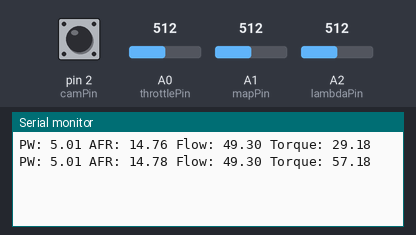
A sketch run on a simulated Arduino Uno, built with avr-gcc and run on an emulated ATmega328P. Shown: the last lines printed to the serial monitor. Inputs (shaded band) come from the test bench; at power-on: A0 (throttlePin) = 512, A1 (mapPin) = 512, A2 (lambdaPin) = 512, pin 2 (camPin) HIGH.

Above: at 1.2 s.
1.3 s: A0 (throttlePin) set to 490
At 2.0 s:
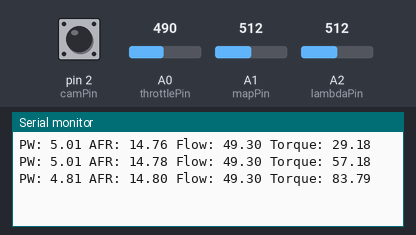
2.8 s: A1 (mapPin) set to 490
At 3.5 s:
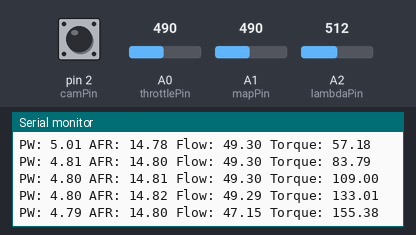
4.3 s: A2 (lambdaPin) set to 490
At 5.0 s:
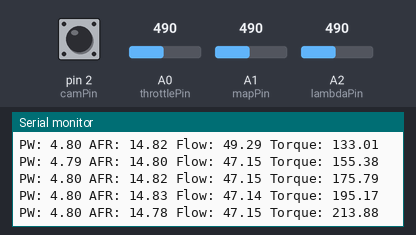
5.8 s: A0 (throttlePin) set to 510
At 6.6 s:
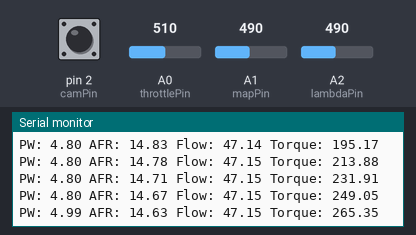
7.3 s: A1 (mapPin) set to 510
At 7.3 s:
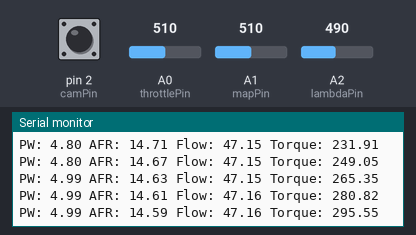
8.8 s: A2 (lambdaPin) set to 510
At 8.8 s:
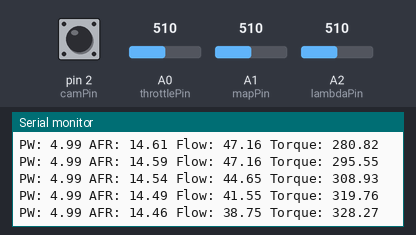
Timing chart, 0 to 11.3 s (numbered marks = the images above; inputs shaded):
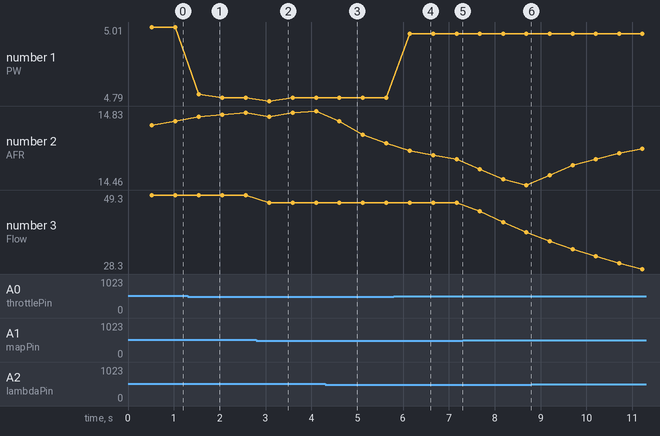

The sketch:

injector_kalman_filter.ino
```cpp
// Injector State Estimator using Kalman Filter
// Estimates engine parameters based on sensor inputs.

#ifndef UNIT_TEST
#include <Arduino.h>
#endif

#define N 4 // State: [PulseWidth, AFR, FuelFlow, Torque]
#define M 4 // Measurements: [Throttle, MAP, Lambda, RPM]

float x[N];
float P[N][N];
float Q_base[N][N];
float Q[N][N];
float R[M][M];

// Adaptive Q parameters
float innovation_sq_ema[M] = {0, 0, 0, 0};
const float alpha_ema = 0.5;

// Physical constants
const float K_PW = 0.8;
const float K_FLOW = 0.5;
const float K_TORQUE = 1.2;

// H matrix will be calculated dynamically in update()
float H[M][N];

void setup_kalman() {
    x[0] = 5.0;  // PW
    x[1] = 14.7; // AFR
    x[2] = 0.5;  // Flow
    x[3] = 10.0; // Torque

    for(int i=0; i<N; i++) {
        for(int j=0; j<N; j++) {
            P[i][j] = (i==j) ? 100.0 : 0.0;
            Q_base[i][j] = (i==j) ? 0.01 : 0.0;
            Q[i][j] = Q_base[i][j];
        }
    }

    Q_base[2][2] = 0.05;
    Q_base[3][3] = 0.1;

    for(int i=0; i<M; i++) {
        for(int j=0; j<M; j++) {
            R[i][j] = (i==j) ? 0.01 : 0.0; // Restored low R for faster convergence in tests
        }
        innovation_sq_ema[i] = R[i][i];
    }
}

void predict(float dt) {
    float x_old[N];
    for(int i=0; i<N; i++) x_old[i] = x[i];

    x[2] += (K_FLOW * x_old[0] - 0.2 * x_old[2]) * dt;
    x[3] += (K_TORQUE * x_old[2] * (14.7 / x_old[1]) - 0.1 * x_old[3]) * dt;

    float F[N][N] = {0};
    F[0][0] = 1.0;
    F[1][1] = 1.0;
    F[2][0] = K_FLOW * dt;
    F[2][2] = 1.0 - 0.2 * dt;
    F[3][2] = K_TORQUE * (14.7 / x_old[1]) * dt;
    F[3][1] = -K_TORQUE * x_old[2] * (14.7 / (x_old[1] * x_old[1])) * dt;
    F[3][3] = 1.0 - 0.1 * dt;

    float FPFt[N][N] = {0};
    for (int i = 0; i < N; i++) {
        for (int k = 0; k < N; k++) {
            if (F[i][k] == 0) continue;
            for (int l = 0; l < N; l++) {
                if (P[k][l] == 0) continue;
                float F_ik_P_kl = F[i][k] * P[k][l];
                for (int j = 0; j < N; j++) {
                    FPFt[i][j] += F_ik_P_kl * F[j][l];
                }
            }
        }
    }

    for (int i = 0; i < N; i++) {
        for (int j = 0; j < N; j++) {
            P[i][j] = FPFt[i][j] + Q[i][j] * dt;
        }
    }
}

void update_H() {
    H[0][0] = 1.0; H[0][1] = 0.0; H[0][2] = 0.0; H[0][3] = 0.0;
    H[1][0] = 0.0; H[1][1] = 0.5; H[1][2] = 10.0; H[1][3] = 0.0;
    H[2][0] = 0.0; H[2][1] = 1.0/14.7; H[2][2] = 0.0; H[2][3] = 0.0;
    H[3][0] = 0.0; H[3][1] = 0.0; H[3][2] = 0.0; H[3][3] = 100.0;
}

void update(float z[]) {
    update_H();

    for (int i = 0; i < M; i++) {
        float hx = 0;
        for (int j = 0; j < N; j++) {
            hx += H[i][j] * x[j];
        }
        float y = z[i] - hx;

        innovation_sq_ema[i] = (1.0 - alpha_ema) * innovation_sq_ema[i] + alpha_ema * (y * y);

        float PHt[N];
        for (int j = 0; j < N; j++) {
            PHt[j] = 0;
            for (int k = 0; k < N; k++) {
                PHt[j] += P[j][k] * H[i][k];
            }
        }

        float S = R[i][i];
        for (int j = 0; j < N; j++) {
            S += H[i][j] * PHt[j];
        }

        if (y * y > 25.0 * S) continue; // Outlier rejection (5-sigma)

        float K[N];
        for (int j = 0; j < N; j++) {
            K[j] = PHt[j] / S;
        }

        for (int j = 0; j < N; j++) {
            x[j] += K[j] * y;
        }

        float newP[N][N];
        for (int r = 0; r < N; r++) {
            for (int c = 0; c < N; c++) {
                float HP_c = 0;
                for (int k = 0; k < N; k++) {
                    HP_c += H[i][k] * P[k][c];
                }
                newP[r][c] = P[r][c] - K[r] * HP_c;
            }
        }
        for (int r = 0; r < N; r++) {
            for (int c = 0; c < N; c++) {
                P[r][c] = newP[r][c];
            }
        }
    }

    for (int i = 0; i < N; i++) {
        float scale = 1.0;
        if (i == 0) scale = innovation_sq_ema[0] / (R[0][0] + 0.001);
        if (i == 1) scale = innovation_sq_ema[2] / (R[2][2] + 0.001);

        if (scale < 1.0) scale = 1.0;
        if (scale > 1000.0) scale = 1000.0;

        Q[i][i] = Q_base[i][i] * scale;
    }
}

#ifndef UNIT_TEST
const int throttlePin = A0;
const int mapPin = A1;
const int lambdaPin = A2;
const int camPin = 2;

volatile unsigned long lastCamTime = 0;
volatile unsigned long camPeriod = 0;

void camISR() {
    unsigned long now = micros();
    if (lastCamTime > 0) camPeriod = now - lastCamTime;
    lastCamTime = now;
}

void setup() {
    Serial.begin(115200);
    pinMode(camPin, INPUT_PULLUP);
    attachInterrupt(digitalPinToInterrupt(camPin), camISR, RISING);
    setup_kalman();
}

void loop() {
    float z[M];
    // Scale ADC inputs to engineering units
    z[0] = analogRead(throttlePin) / 102.3;      // 0-10 %
    z[1] = analogRead(mapPin) / 102.3 * 100.0;  // 0-100 kPa
    z[2] = analogRead(lambdaPin) / 1023.0 + 0.5; // 0.5-1.5 Lambda
    if (camPeriod > 0) z[3] = 60000000.0 / camPeriod; // RPM
    else z[3] = 0;

    static unsigned long last_t = 0;
    unsigned long now = millis();
    float dt = (now - last_t) / 1000.0;
    if (dt > 0 && dt < 1.0) {
        predict(dt);
        update(z);
        last_t = now;
    }

    static unsigned long last_p = 0;
    if (now - last_p > 500) {
        Serial.print("PW: "); Serial.print(x[0]);
        Serial.print(" AFR: "); Serial.print(x[1]);
        Serial.print(" Flow: "); Serial.print(x[2]);
        Serial.print(" Torque: "); Serial.println(x[3]);
        last_p = now;
    }
}
#endif
```

Measured:
- after the input at 1.3 s, the serial monitor: prints a new line after 0.24 s (image 1)
- after the input at 2.8 s, the serial monitor: prints a new line after 0.28 s (image 2)
- after the input at 4.3 s, the serial monitor: prints a new line after 0.31 s (image 3)
- after the input at 5.8 s, the serial monitor: prints a new line after 0.35 s (image 4)
- plotted number 1: 5.01 → 4.8 after the input at 1.3 s, 4.8 → 4.99 after the input at 5.8 s
- plotted number 2: 14.83 → 14.67 after the input at 4.3 s, 14.59 → 14.46 after the input at 7.3 s, 14.46 → 14.64 after the input at 8.8 s
- plotted number 3: 49.29 → 47.14 after the input at 2.8 s, 47.16 → 38.75 after the input at 7.3 s
